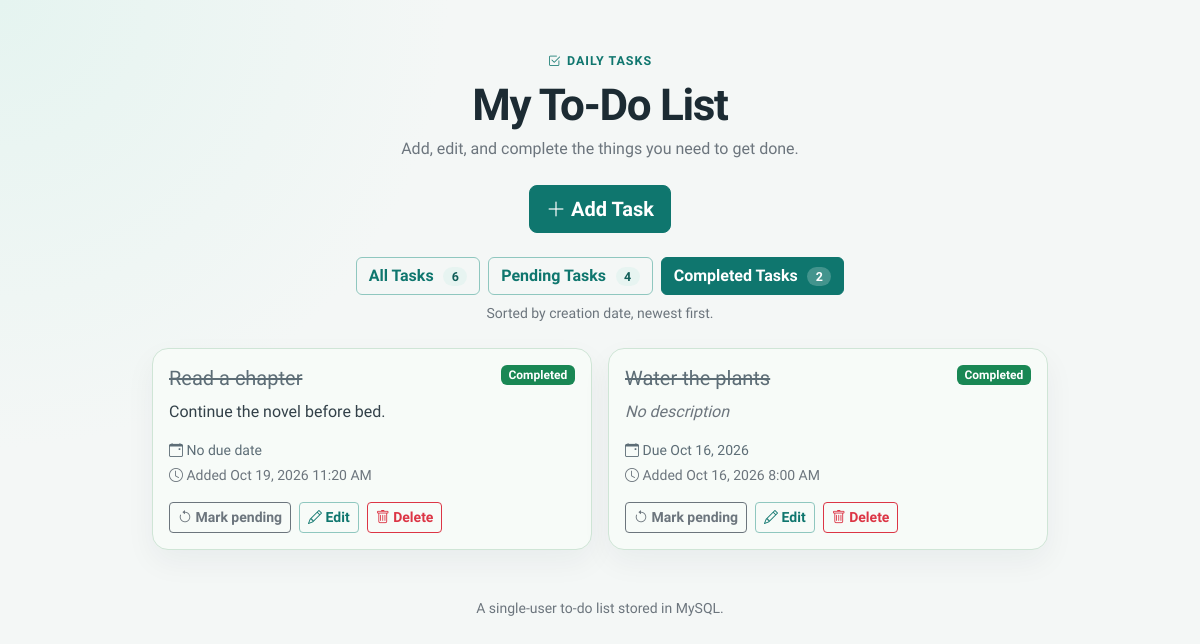
Page /index.php?filter=completed on the committed database.
### tables this page shows
CREATE TABLE tasks (
  id INT NOT NULL AUTO_INCREMENT,
  title VARCHAR(255) NOT NULL,
  description TEXT NULL,
  due_date DATE NULL,
  status ENUM('pending', 'completed') NOT NULL DEFAULT 'pending',
  created_at TIMESTAMP NOT NULL DEFAULT CURRENT_TIMESTAMP,
  PRIMARY KEY (id)
);

### index.php (the view, shortened to what this page needs)
<?php
require_once __DIR__ . '/db.php';
$db = db();
$filter = selected_filter($_GET['filter'] ?? 'all');
if ($filter === 'all') {
    $statement = $db->prepare(
        'SELECT id, title, description, due_date, status, created_at
         FROM tasks
         ORDER BY created_at DESC, id DESC'
    );
} else {
    $statement = $db->prepare(
        'SELECT id, title, description, due_date, status, created_at
         FROM tasks
         WHERE status = ?
         ORDER BY created_at DESC, id DESC'
    );
    $statement->bind_param('s', $filter);
}
$statement->execute();
$tasks = $statement->get_result()->fetch_all(MYSQLI_ASSOC);
$countStatement = $db->prepare(
    "SELECT
        COUNT(*) AS total_count,
        COALESCE(SUM(status = 'pending'), 0) AS pending_count,
        COALESCE(SUM(status = 'completed'), 0) AS completed_count
     FROM tasks"
);
$countStatement->execute();
$counts = $countStatement->get_result()->fetch_assoc();
$filters = [
    'all' => ['label' => 'All Tasks', 'count' => (int) $counts['total_count']],
    'pending' => ['label' => 'Pending Tasks', 'count' => (int) $counts['pending_count']],
    'completed' => ['label' => 'Completed Tasks', 'count' => (int) $counts['completed_count']],
];
?>
<div class="text-center mb-4">
    <a class="btn btn-primary btn-lg" href="add.php">
        <i class="bi bi-plus-lg" aria-hidden="true"></i> Add Task
    </a>
</div>
<div class="d-flex flex-wrap justify-content-center gap-2 mb-2" role="group" aria-label="Filter tasks">
    <?php foreach ($filters as $key => $item): ?>
        <a
            class="btn <?= $filter === $key ? 'btn-primary' : 'btn-outline-primary' ?>"
            href="<?= h(filter_url($key)) ?>"
            <?= $filter === $key ? 'aria-current="page"' : '' ?>
        >
            <?= h($item['label']) ?>
            <span class="count-pill"><?= $item['count'] ?></span>
        </a>
    <?php endforeach; ?>
</div>
<p class="text-center text-secondary small mb-4">Sorted by creation date, newest first.</p>
<?php if (!$tasks): ?>
    <div class="card empty-state text-center">
        <div class="card-body p-5">
            <i class="bi bi-inbox empty-icon" aria-hidden="true"></i>
            <h2 class="h4 mt-3">No tasks in this view</h2>
            <p class="text-secondary mb-4">
                <?php if ($filter === 'all'): ?>
                    Add your first task to get started.
                <?php else: ?>
                    There are no <?= h($filter) ?> tasks right now.
                <?php endif; ?>
            </p>
            <a class="btn btn-primary" href="add.php">
                <i class="bi bi-plus-lg" aria-hidden="true"></i> Add Task
            </a>
        </div>
    </div>
<?php else: ?>
    <div class="row g-3">
        <?php foreach ($tasks as $task): ?>
            <?php
            $isCompleted = $task['status'] === 'completed';
            $statusLabel = $isCompleted ? 'Completed' : 'Pending';
            $statusButton = $isCompleted ? 'Mark pending' : 'Mark complete';
            $statusIcon = $isCompleted ? 'bi-arrow-counterclockwise' : 'bi-check2-circle';
            ?>
            <div class="col-12 col-md-6">
                <article class="card task-card h-100<?= $isCompleted ? ' task-card-completed' : '' ?><?= is_overdue($task) ? ' task-card-overdue' : '' ?>">
                    <div class="card-body d-flex flex-column">
                        <div class="d-flex justify-content-between align-items-start gap-2 mb-2">
                            <h2 class="h5 task-title mb-0"><?= h($task['title']) ?></h2>
                            <span class="badge <?= $isCompleted ? 'text-bg-success' : 'text-bg-warning' ?>">
                                <?= h($statusLabel) ?>
                            </span>
                        </div>
                        <p class="task-description flex-grow-1">
                            <?php if ($task['description'] !== null && $task['description'] !== ''): ?>
                                <?= nl2br(h($task['description'])) ?>
                            <?php else: ?>
                                <span class="text-secondary fst-italic">No description</span>
                            <?php endif; ?>
                        </p>
                        <div class="task-meta small mb-3">
                            <div>
                                <i class="bi bi-calendar-event" aria-hidden="true"></i>
                                <?php if (!empty($task['due_date'])): ?>
                                    Due <time datetime="<?= h($task['due_date']) ?>"><?= h(format_date($task['due_date'])) ?></time>
                                <?php else: ?>
                                    No due date
                                <?php endif; ?>
                            </div>
                            <div class="text-secondary">
                                <i class="bi bi-clock" aria-hidden="true"></i>
                                Added <?= h(format_datetime($task['created_at'])) ?>
                            </div>
                        </div>
                        <div class="task-actions d-flex flex-wrap gap-2">
                            <form method="post" action="update_status.php">
                                <button class="btn btn-sm <?= $isCompleted ? 'btn-outline-secondary' : 'btn-success' ?>" type="submit">
                                    <i class="bi <?= h($statusIcon) ?>" aria-hidden="true"></i> <?= h($statusButton) ?>
                                </button>
                            </form>
                            <a class="btn btn-sm btn-outline-primary" href="edit.php?id=<?= (int) $task['id'] ?>">
                                <i class="bi bi-pencil" aria-hidden="true"></i> Edit
                            </a>
                            <a class="btn btn-sm btn-outline-danger" href="delete.php?id=<?= (int) $task['id'] ?>&amp;filter=<?= h($filter) ?>">
                                <i class="bi bi-trash" aria-hidden="true"></i> Delete
                            </a>
                        </div>
                    </div>
                </article>
            </div>
        <?php endforeach; ?>
    </div>
<?php endif; ?>

### assets/css/style.css (style rules this page uses)
:root { --ink: #1c2b33; --muted: #5d6d76; --line: #e3ece8; --teal: #0f766e; --teal-dark: #115e59; --paper: #f4f7f6; --bs-body-color: var(--ink); --bs-body-font-family: "Source Sans 3", "Segoe UI", sans-serif; --bs-primary: var(--teal); --bs-primary-rgb: 15, 118, 110; }
body { min-height: 100vh; color: var(--ink); background: radial-gradient(circle at top left, #e5f4f0 0, transparent 28rem), var(--paper); }
.btn-primary { --bs-btn-bg: var(--teal); --bs-btn-border-color: var(--teal); --bs-btn-hover-bg: var(--teal-dark); --bs-btn-hover-border-color: var(--teal-dark); --bs-btn-active-bg: #134e4a; --bs-btn-active-border-color: #134e4a; --bs-btn-disabled-bg: var(--teal); --bs-btn-disabled-border-color: var(--teal); }
.btn-outline-primary { --bs-btn-color: var(--teal); --bs-btn-border-color: #8fc7bf; --bs-btn-hover-bg: var(--teal); --bs-btn-hover-border-color: var(--teal); --bs-btn-hover-color: #fff; --bs-btn-active-bg: var(--teal-dark); --bs-btn-active-border-color: var(--teal-dark); --bs-btn-active-color: #fff; }
.btn { font-weight: 600; }
.count-pill { display: inline-block; min-width: 1.5rem; margin-left: 0.35rem; padding: 0.05rem 0.4rem; border-radius: 999px; background: rgba(255, 255, 255, 0.22); font-size: 0.78rem; line-height: 1.4; }
.btn-outline-primary .count-pill { background: #e7f4f1; color: var(--teal-dark); }
.task-card, .form-card, .empty-state { border: 1px solid var(--line); border-radius: 1rem; background: #fff; box-shadow: 0 12px 30px rgba(28, 43, 51, 0.05); }
.task-card-completed { background: #f7fbf8; border-color: #cfe5d6; }
.task-card-completed .task-title { color: var(--muted); text-decoration: line-through; }
.task-title { overflow-wrap: anywhere; line-height: 1.35; }
.task-description { color: #334149; }
.task-meta { display: grid; gap: 0.25rem; color: var(--muted); }

### rows in the picture
tasks: title "Read a chapter", status "Completed", description "Continue the novel before bed.", shows "No due date", created_at "Oct 19, 2026 11:20 AM", status "Mark pending"
tasks: title "Water the plants", status "Completed", shows "No description", due_date "Oct 16, 2026", created_at "Oct 16, 2026 8:00 AM", status "Mark pending"

### other values in the picture
$item['label'] "All Tasks"
$item['count'] "6"
$item['label'] "Pending Tasks"
$item['count'] "4"
$item['label'] "Completed Tasks"
$item['count'] "2"
